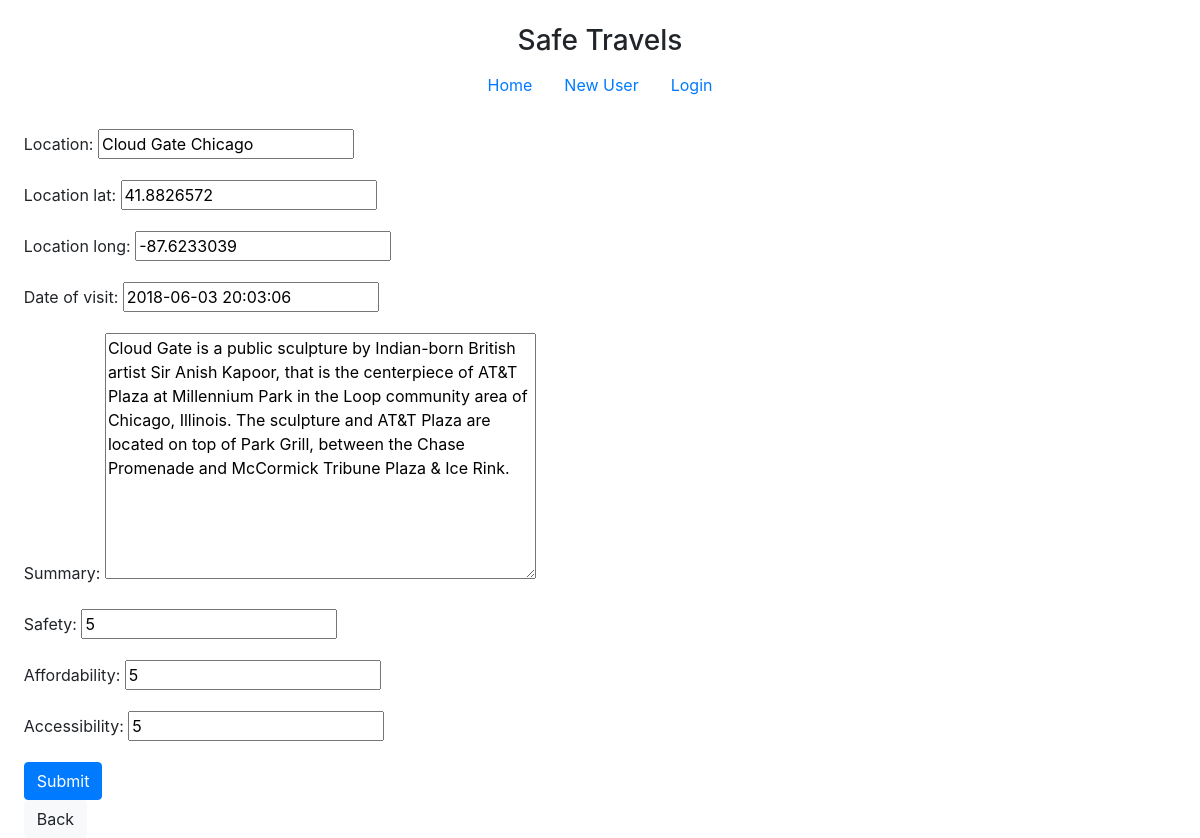
Page /editLog/5 on the earlier database version.
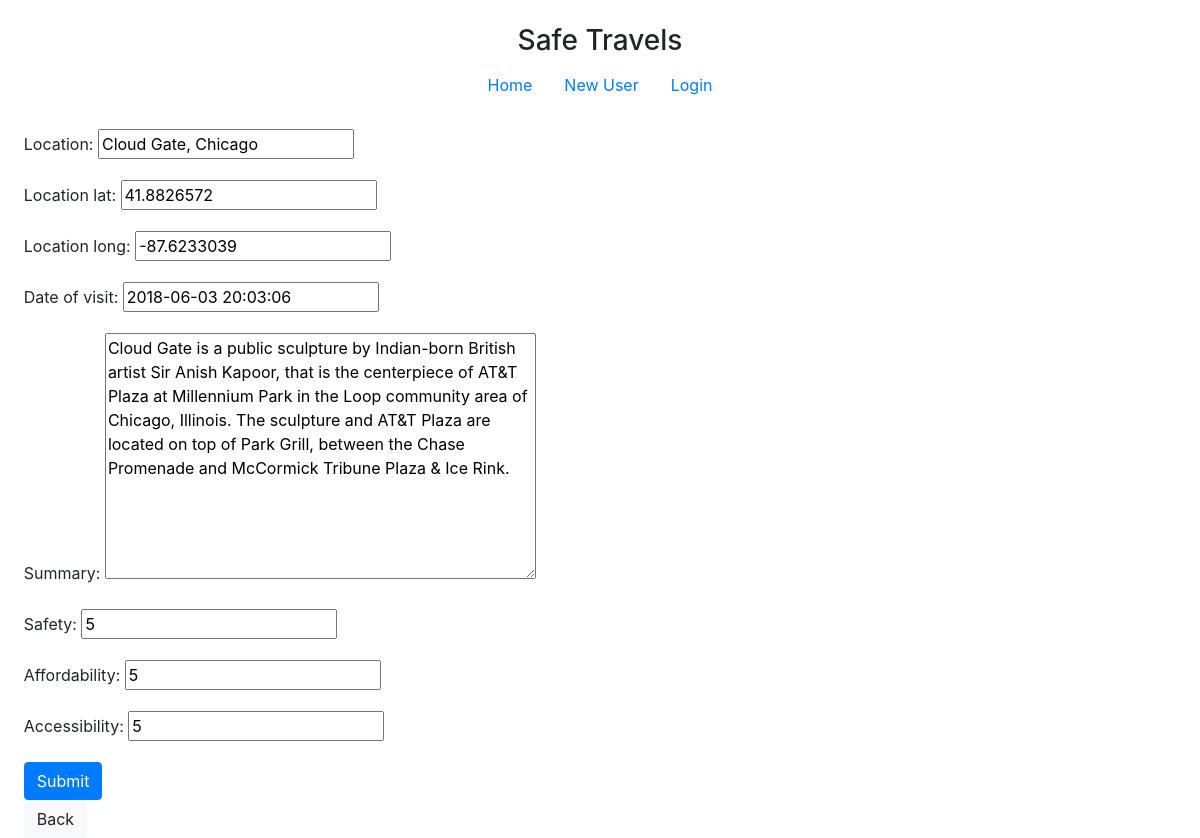
Same page on the later database version.
### travelApp/models.py (models this page shows, shortened)
class LocationLog(models.Model):
    location = models.CharField(max_length=500, default='')
    location_lat = models.FloatField(default=0)
    location_long = models.FloatField(default=0)
    date_of_visit = models.DateTimeField(default=datetime.today)
    summary = models.TextField(default='')
    safety = models.IntegerField(default=0)
    affordability = models.IntegerField(default=0)
    accessibility = models.IntegerField(default=0)
    userModel_fk = models.ForeignKey(UserModel, on_delete=models.CASCADE, null=True, blank=True)

### travelApp/views.py (the view)
# urls.py: path('editLog/<int:logID>', views.editLog, name='editLog'),
def editLog(request, logID):
    log = get_object_or_404(LocationLog, pk=logID)
    form = LogForm(request.POST or None, instance=log)
    if request.method == 'POST':
        form.save()
        return redirect('myLogs')
    context = {
        'form': form,
    }
    return render(request, 'travelApp/editLog.html', context)

### travelApp/forms.py
class LogForm(forms.ModelForm):
    class Meta:
        model = LocationLog
        exclude = ['userModel_fk']

### travelApp/templates/travelApp/editLog.html (shortened to what this page needs)
{% extends 'travelApp/base.html' %}
{% block content %}
<form method="POST" enctype="multipart/form-data">
    {{ form.as_p }}
    <button class="btn btn-primary">Submit</button>
</form>
<a href="{% url 'myLogs' %}"><button type="button" class="btn btn-light">Back</button></a>
{% endblock %}

Differences in the rows shown:
changed LocationLog: location "Cloud Gate Chicago" → "Cloud Gate, Chicago"
